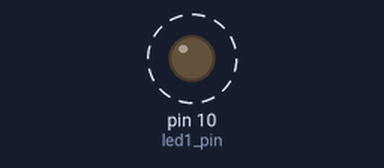
Recording of a sketch running on a simulated Arduino Uno, built with avr-gcc and run on an emulated ATmega328P. Shown: output pins drawn as LEDs (lit = HIGH). Dashed ring = blinking.

Above: at 0.2 s.
Timing chart, 0 to 3.0 s (numbered marks = the images above):
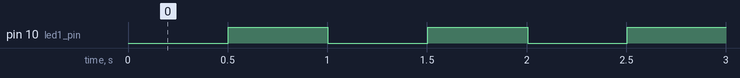

The sketch:

class1_-_1_Blink_external_LED.ino
```cpp
//The first thing we do is initialize variables.
//Here we name the variables we want to store data in and decide on the data type

//Two slashes means "comment". Anything written after the "//" is ignored by the computer
/*
   This has the same effect
*/

// "int" describes a data type which allows the variable to be a whole number from -32,767 to 32,767 (16 bits)
int led1_pin =  10;  //The number of the pin that the LED is attached to.
int led1_state = 0;  // remembers what we want the state of the LED to be. Well start with 0 aka off or LOW
unsigned long previous_time = 0;   //Will store last time the LED was updated. "unsigned long" is another data type that's 32 bits
unsigned long current_time;  //Stores the current number of milliseconds since the device was reset.
                             // We haven't set it equal to anything so it will default to 0
int interval1 = 500;  //the interval at which LED1 will change in milliseconds. We'll start with 500 = .5 seconds

//End of initialization

//This part of the code runs just once after the Teensy resets.
void setup()
{ //The setup starts here....
  pinMode(led1_pin, OUTPUT); // set the LED pin as output.

} //..and ends here. curly brackets begin and end sections of code.

//This part of the code will run over and over again as fast as the Teensy can go,
// executing each line in order, one at a time
void loop()
{
  //Calls the function "millis"
  // It returns the time in milliseconds that have elapsed since the device restarted which we store in the varible "current_time"
  // That means for the rest or this loop "current_time" will be equal to that number
  current_time = millis();


  //Has "interval1" amount of time past since we last executed this code contained in the curly brackets?
  // If the current time minus the last time is bigger that the interval then this part of the code is run
  // If not then it doesn't and we do the next thing below the curly brackets
  if (current_time - previous_time > interval1) {
    previous_time = current_time;  //remember what time it is now so we can check how long it's been next loop

    // if the LED is off turn it on and vice versa:
    if (led1_state == 0) { // "==" means check if these are the same
      led1_state = 1; // "=" means set the first variable equal to the second value
    }
    //if the previous comparison is false do this
    else {
      led1_state = 0;
    }

    // Output the value "led1_state" to "led1_pin.
    //if "led1_state" is low aka "0" the LED will be off
    //if "led1_state" is high aka "1" the LED will be on
    //it's digital so it can only be on or off, 1 or 0, high or low.
    digitalWrite(led1_pin, led1_state);

  } // the "if" statement is now over.

} // Loop is over so it starts again with basically no wait
```

Measured:
- by itself, pin 10 (led1_pin): alternates HIGH for 0.50 s and LOW for 0.50 s
